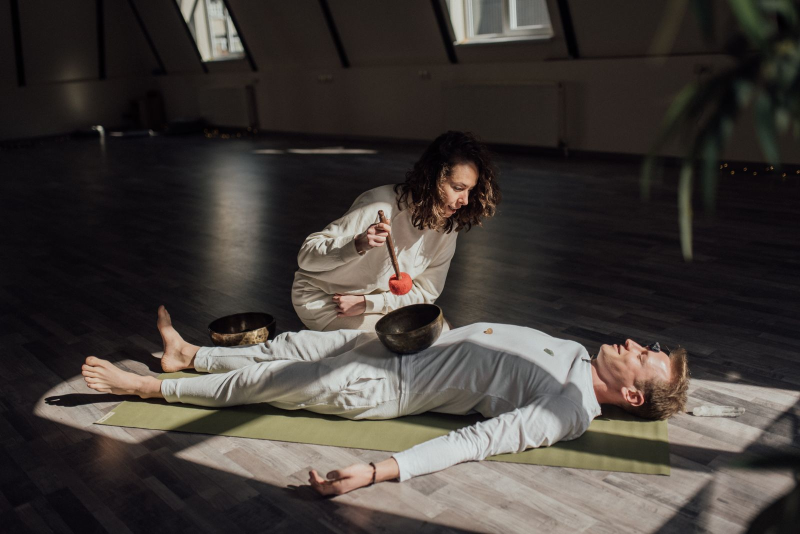
#> input picture scripts/assets/stock/pexels-6914822.jpg, 1600 x 1068 px (shown at 1/2 size); its folder holds 8 pictures in this run
$ python warm.py
#> lines starting #> are read from the running program, lines starting #| are printed output that depends on the picture
"""Generate the on-page warm imagery set (CAL-22 — the WARMTH RULE half of
CAL-14 that CAL-17's OG cards didn't cover).

Web-optimized crops of the same license-clean stock the OG cards use
(provenance: img/og/SOURCES.md), committed under img/warm/. Each surface
reuses its OG card's photograph so a shared link and the page it opens
feel like one thing. Photos are natural — no scrim, no type; the dark
scheme dims them slightly via CSS, not here.

LOCAL-only, like scripts/og.py and geocode.py: needs Pillow + the assets
in scripts/assets/stock/; the JPEGs are committed and CI never runs this.
Run from the repo root:

    python3 scripts/warm.py
"""
import os

from PIL import Image

ASSETS = os.path.join(os.path.dirname(os.path.abspath(__file__)), 'assets')
STOCK = os.path.join(ASSETS, 'stock')


def _cover(photo, w, h, focal):
    """Scale-and-crop to w x h around a focal point (cx, cy as 0..1)."""
    sw, sh = photo.size
    scale = max(w / sw, h / sh)
    nw, nh = round(sw * scale), round(sh * scale)
    photo = photo.resize((nw, nh), Image.LANCZOS)
    cx, cy = focal
    left = min(max(round(cx * nw - w / 2), 0), nw - w)
    top = min(max(round(cy * nh - h / 2), 0), nh - h)
    return photo.crop((left, top, left + w, top + h))


def emit(name, photo_file, ratio_w, ratio_h, focal):
    """One surface: a 1600w master + an 800w variant for srcset."""
#> called with name = 'what-to-expect', photo_file = 'pexels-6914822.jpg', ratio_w = 21, ratio_h = 10, focal = (0.5, 0.55)
    photo = Image.open(os.path.join(STOCK, photo_file)).convert('RGB')
#> photo is the input picture: PIL image 1600x1068 RGB; mean R, G, B 65.8, 60, 56.1
    for width in (1600, 800):
        height = round(width * ratio_h / ratio_w)
        img = _cover(photo, width, height, focal)
        path = f'img/warm/{name}-{width}.jpg'
        os.makedirs(os.path.dirname(path), exist_ok=True)
        img.save(path, quality=80, optimize=True, progressive=True)
        print(f'  ok {path} ({width}x{height})')
#> this loop made 2 passes
#> pass 1, in emit, `img = _cover(photo, width, height, focal)`:
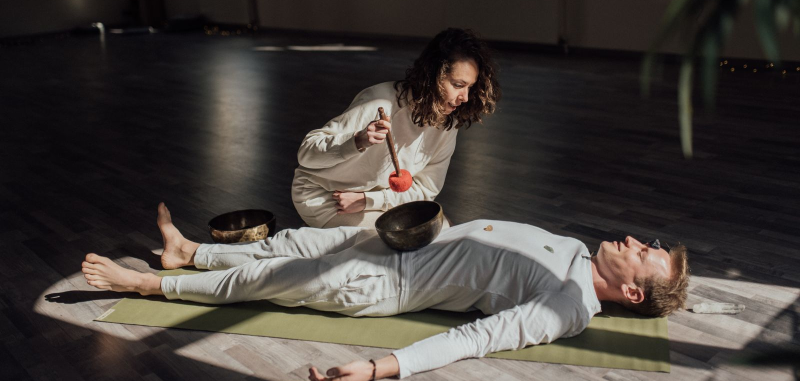
#> img: PIL image 1600x762 RGB (shown at 1/2 size); mean R, G, B 69.6, 63.6, 59.4
#> pass 2, in _cover (call 2), `photo = photo.resize((nw, nh), Image.LANCZOS)`:
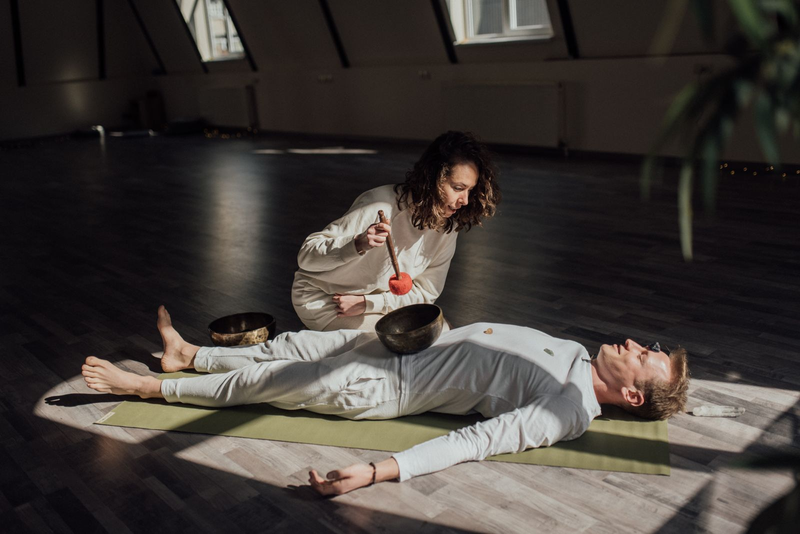
#> photo: PIL image 800x534 RGB; mean R, G, B 65.8, 60, 56.1
#> pass 2, in emit, `img = _cover(photo, width, height, focal)`:
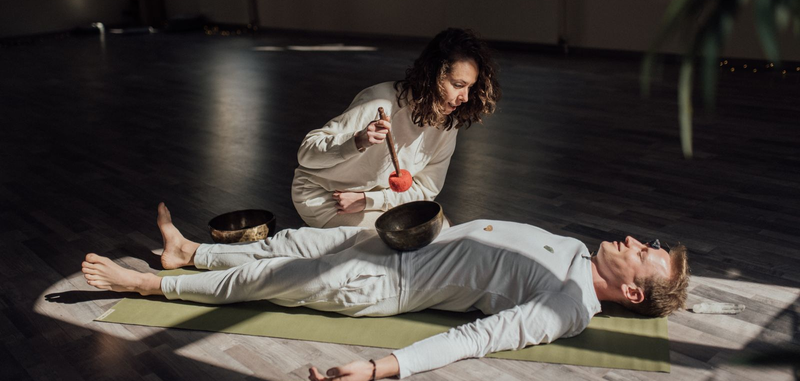
#> img: PIL image 800x381 RGB; mean R, G, B 69.6, 63.6, 59.4


# (name, source photo, aspect w:h, focal) — photos match the surface's OG card.
SURFACES = [
    # /what-to-expect/ hero: the first-timer on the mat (matches its OG card).
    ('what-to-expect', 'pexels-6914822.jpg', 21, 10, (0.5, 0.55)),
    # Root warm band (Daniel opted the root in, 2026-07-22): same 16:5 strip,
    # the og-default photograph.
    ('front-range', 'pexels-6013471.jpg', 16, 5, (0.5, 0.68)),
    # City-page warm bands (16:5 strips).
    ('denver', 'pexels-6013488.jpg', 16, 5, (0.5, 0.80)),
    ('boulder', 'pexels-6997998.jpg', 16, 5, (0.5, 0.55)),
    ('fort-collins', 'pexels-5602465.jpg', 16, 5, (0.5, 0.68)),
    ('colorado-springs', 'pexels-6013474.jpg', 16, 5, (0.5, 0.72)),
]

for _name, _photo, _rw, _rh, _focal in SURFACES:
    emit(_name, _photo, _rw, _rh, _focal)
#> pass 2 of the loop `for _name, _photo, _rw, _rh, _focal in SURFACES:`:
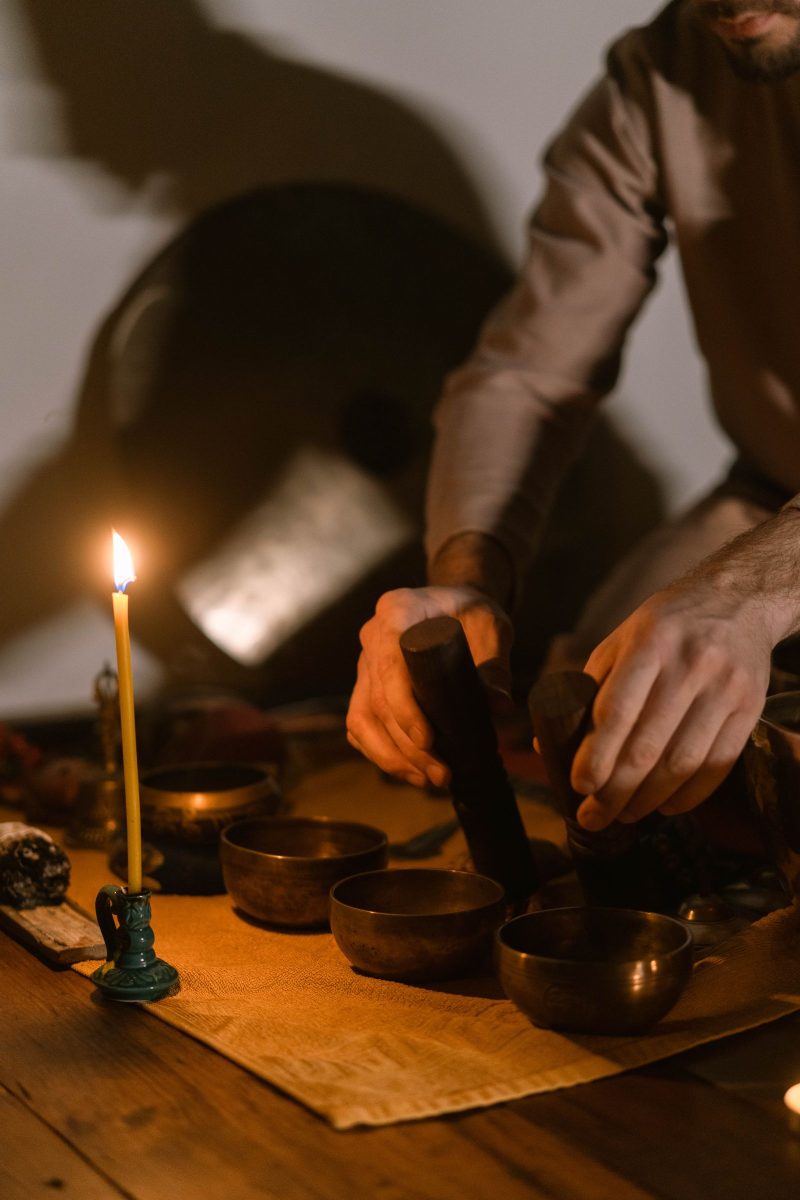
#> input picture scripts/assets/stock/pexels-6013471.jpg, 1600 x 2400 px (shown at 1/2 size)
#> in emit, photo is the input picture: PIL image 1600x2400 RGB; mean R, G, B 82, 53.4, 29.9
#> the loop in emit (call 2), `for width in (1600, 800):` made 2 passes
#> pass 1, in emit (call 2), `img = _cover(photo, width, height, focal)`:
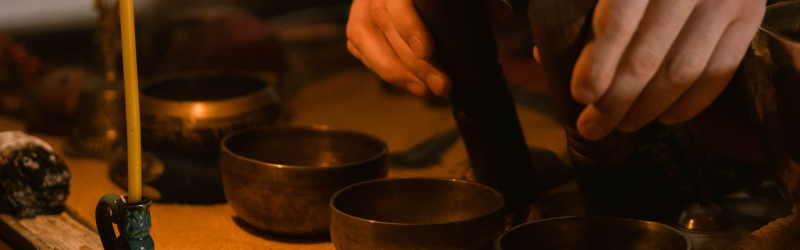
#> img: PIL image 1600x500 RGB (shown at 1/2 size); mean R, G, B 61.2, 31.8, 10.2
#> pass 2, in emit (call 2), `img = _cover(photo, width, height, focal)`:
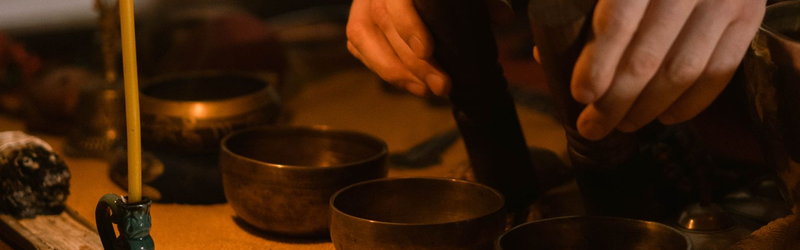
#> img: PIL image 800x250 RGB; mean R, G, B 61.2, 31.8, 10.2
#> pass 3 of the loop `for _name, _photo, _rw, _rh, _focal in SURFACES:`:
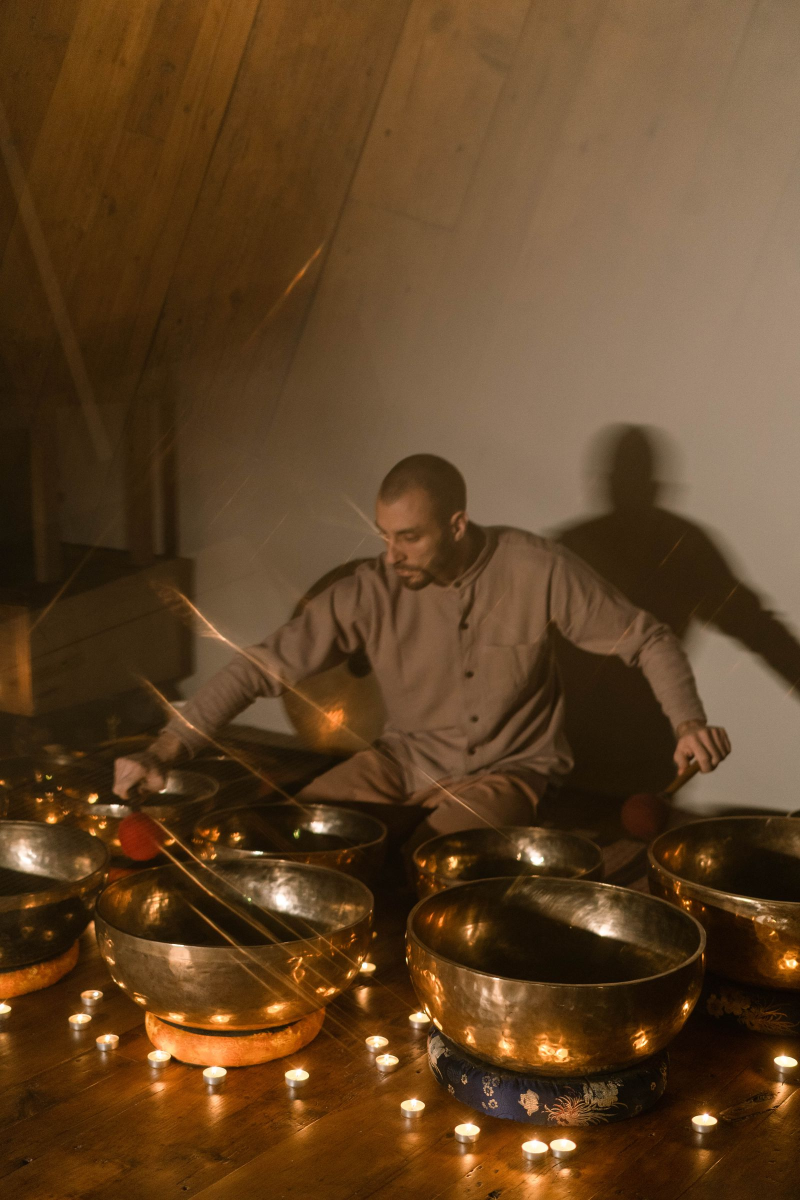
#> input picture scripts/assets/stock/pexels-6013488.jpg, 1600 x 2400 px (shown at 1/2 size)
#> in emit, photo is the input picture: PIL image 1600x2400 RGB; mean R, G, B 96.8, 67.2, 37.1
#> the loop in emit (call 3), `for width in (1600, 800):` made 2 passes
#> pass 1, in emit (call 3), `img = _cover(photo, width, height, focal)`:
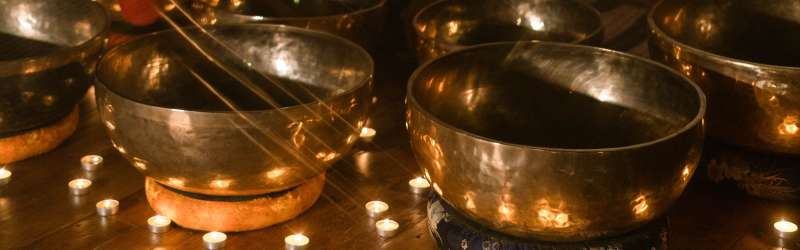
#> img: PIL image 1600x500 RGB (shown at 1/2 size); mean R, G, B 84.3, 52, 19.5
#> pass 2, in emit (call 3), `img = _cover(photo, width, height, focal)`:
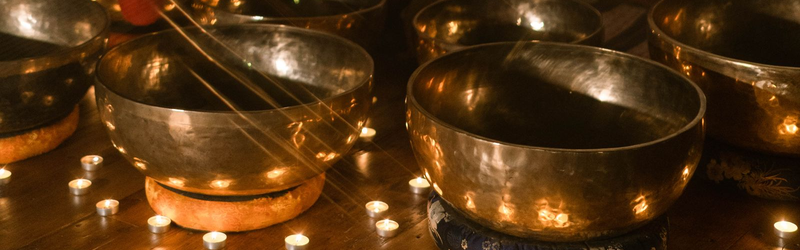
#> img: PIL image 800x250 RGB; mean R, G, B 84.3, 52, 19.6
#> (the run stopped early here; a loop or call above may not have finished)
